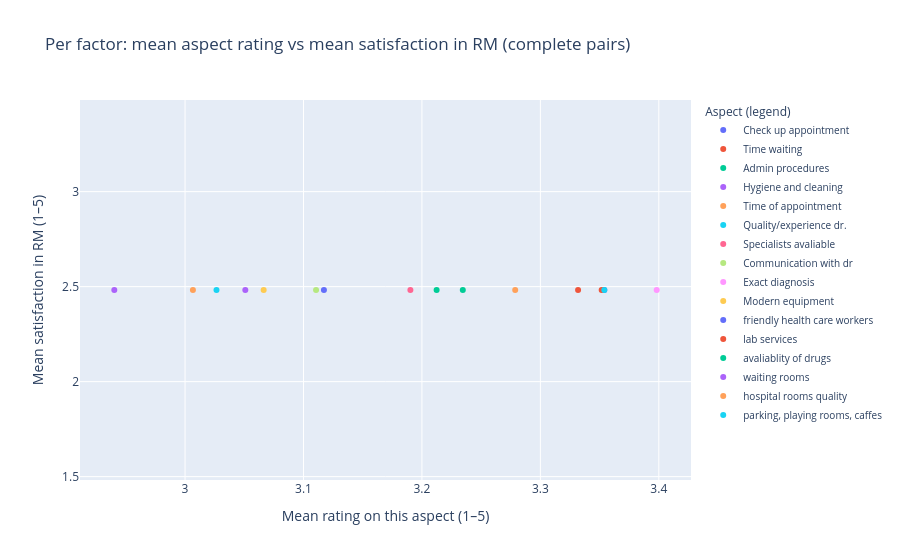

The notebook cell this image was saved under:
### Code cell
# Scatter: one point per factor — compares mean aspect rating (x) to mean RM satisfaction (y)
# using only rows where both that aspect and RM satisfaction are non-missing.
# color="Factor" adds a legend that keys each point to its aspect name.

sat = "satisfaction in RM"
predictors = [c for c in df.columns if c != sat]

scatter_rows = []
for p in predictors:
    sub = df[[sat, p]].dropna()
    scatter_rows.append(
        {
            "Factor": p,
            "mean_aspect": sub[p].mean(),
            "mean_rm_satisfaction": sub[sat].mean(),
        }
    )
scatter_df = pd.DataFrame(scatter_rows)

fig2 = px.scatter(
    scatter_df,
    x="mean_aspect",
    y="mean_rm_satisfaction",
    color="Factor",
    hover_name="Factor",
    title="Per factor: mean aspect rating vs mean satisfaction in RM (complete pairs)",
    labels={
        "mean_aspect": "Mean rating on this aspect (1–5)",
        "mean_rm_satisfaction": "Mean satisfaction in RM (1–5)",
        "Factor": "Hospital aspect",
    },
)
fig2.update_layout(
    legend=dict(
        title=dict(text="Aspect (legend)"),
        tracegroupgap=0,
        font=dict(size=10),
        yanchor="top",
        y=1,
        x=1.02,
        xanchor="left",
    ),
    margin=dict(r=200),
)
fig2.show()

### Figure 1 — Plotly figure (JSON) as saved in the notebook; plotly's stock layout.template omitted (floating-point values rounded to 4 significant figures)
{"data": [{"hovertemplate": "<b>%{hovertext}</b><br><br>Hospital aspect=Check up appointment<br>Mean rating on this aspect (1–5)=%{x}<br>Mean satisfaction in RM (1–5)=%{y}<extra></extra>", "hovertext": ["Check up appointment"], "legendgroup": "Check up appointment", "marker": {"color": "#636efa", "symbol": "circle"}, "mode": "markers", "name": "Check up appointment", "orientation": "v", "showlegend": true, "type": "scatter", "x": [3.354], "xaxis": "x", "y": [2.482], "yaxis": "y"}, {"hovertemplate": "<b>%{hovertext}</b><br><br>Hospital aspect=Time waiting<br>Mean rating on this aspect (1–5)=%{x}<br>Mean satisfaction in RM (1–5)=%{y}<extra></extra>", "hovertext": ["Time waiting"], "legendgroup": "Time waiting", "marker": {"color": "#EF553B", "symbol": "circle"}, "mode": "markers", "name": "Time waiting", "orientation": "v", "showlegend": true, "type": "scatter", "x": [3.352], "xaxis": "x", "y": [2.482], "yaxis": "y"}, {"hovertemplate": "<b>%{hovertext}</b><br><br>Hospital aspect=Admin procedures<br>Mean rating on this aspect (1–5)=%{x}<br>Mean satisfaction in RM (1–5)=%{y}<extra></extra>", "hovertext": ["Admin procedures"], "legendgroup": "Admin procedures", "marker": {"color": "#00cc96", "symbol": "circle"}, "mode": "markers", "name": "Admin procedures", "orientation": "v", "showlegend": true, "type": "scatter", "x": [3.235], "xaxis": "x", "y": [2.482], "yaxis": "y"}, {"hovertemplate": "<b>%{hovertext}</b><br><br>Hospital aspect=Hygiene and cleaning<br>Mean rating on this aspect (1–5)=%{x}<br>Mean satisfaction in RM (1–5)=%{y}<extra></extra>", "hovertext": ["Hygiene and cleaning"], "legendgroup": "Hygiene and cleaning", "marker": {"color": "#ab63fa", "symbol": "circle"}, "mode": "markers", "name": "Hygiene and cleaning", "orientation": "v", "showlegend": true, "type": "scatter", "x": [2.94], "xaxis": "x", "y": [2.482], "yaxis": "y"}, {"hovertemplate": "<b>%{hovertext}</b><br><br>Hospital aspect=Time of appointment<br>Mean rating on this aspect (1–5)=%{x}<br>Mean satisfaction in RM (1–5)=%{y}<extra></extra>", "hovertext": ["Time of appointment"], "legendgroup": "Time of appointment", "marker": {"color": "#FFA15A", "symbol": "circle"}, "mode": "markers", "name": "Time of appointment", "orientation": "v", "showlegend": true, "type": "scatter", "x": [3.279], "xaxis": "x", "y": [2.482], "yaxis": "y"}, {"hovertemplate": "<b>%{hovertext}</b><br><br>Hospital aspect=Quality/experience dr.<br>Mean rating on this aspect (1–5)=%{x}<br>Mean satisfaction in RM (1–5)=%{y}<extra></extra>", "hovertext": ["Quality/experience dr."], "legendgroup": "Quality/experience dr.", "marker": {"color": "#19d3f3", "symbol": "circle"}, "mode": "markers", "name": "Quality/experience dr.", "orientation": "v", "showlegend": true, "type": "scatter", "x": [3.354], "xaxis": "x", "y": [2.482], "yaxis": "y"}, {"hovertemplate": "<b>%{hovertext}</b><br><br>Hospital aspect=Specialists avaliable<br>Mean rating on this aspect (1–5)=%{x}<br>Mean satisfaction in RM (1–5)=%{y}<extra></extra>", "hovertext": ["Specialists avaliable"], "legendgroup": "Specialists avaliable", "marker": {"color": "#FF6692", "symbol": "circle"}, "mode": "markers", "name": "Specialists avaliable", "orientation": "v", "showlegend": true, "type": "scatter", "x": [3.19], "xaxis": "x", "y": [2.482], "yaxis": "y"}, {"hovertemplate": "<b>%{hovertext}</b><br><br>Hospital aspect=Communication with dr<br>Mean rating on this aspect (1–5)=%{x}<br>Mean satisfaction in RM (1–5)=%{y}<extra></extra>", "hovertext": ["Communication with dr"], "legendgroup": "Communication with dr", "marker": {"color": "#B6E880", "symbol": "circle"}, "mode": "markers", "name": "Communication with dr", "orientation": "v", "showlegend": true, "type": "scatter", "x": [3.111], "xaxis": "x", "y": [2.482], "yaxis": "y"}, {"hovertemplate": "<b>%{hovertext}</b><br><br>Hospital aspect=Exact diagnosis<br>Mean rating on this aspect (1–5)=%{x}<br>Mean satisfaction in RM (1–5)=%{y}<extra></extra>", "hovertext": ["Exact diagnosis"], "legendgroup": "Exact diagnosis", "marker": {"color": "#FF97FF", "symbol": "circle"}, "mode": "markers", "name": "Exact diagnosis", "orientation": "v", "showlegend": true, "type": "scatter", "x": [3.398], "xaxis": "x", "y": [2.482], "yaxis": "y"}, {"hovertemplate": "<b>%{hovertext}</b><br><br>Hospital aspect=Modern equipment<br>Mean rating on this aspect (1–5)=%{x}<br>Mean satisfaction in RM (1–5)=%{y}<extra></extra>", "hovertext": ["Modern equipment"], "legendgroup": "Modern equipment", "marker": {"color": "#FECB52", "symbol": "circle"}, "mode": "markers", "name": "Modern equipment", "orientation": "v", "showlegend": true, "type": "scatter", "x": [3.066], "xaxis": "x", "y": [2.482], "yaxis": "y"}, {"hovertemplate": "<b>%{hovertext}</b><br><br>Hospital aspect=friendly health care workers<br>Mean rating on this aspect (1–5)=%{x}<br>Mean satisfaction in RM (1–5)=%{y}<extra></extra>", "hovertext": ["friendly health care workers"], "legendgroup": "friendly health care workers", "marker": {"color": "#636efa", "symbol": "circle"}, "mode": "markers", "name": "friendly health care workers", "orientation": "v", "showlegend": true, "type": "scatter", "x": [3.117], "xaxis": "x", "y": [2.482], "yaxis": "y"}, {"hovertemplate": "<b>%{hovertext}</b><br><br>Hospital aspect=lab services<br>Mean rating on this aspect (1–5)=%{x}<br>Mean satisfaction in RM (1–5)=%{y}<extra></extra>", "hovertext": ["lab services"], "legendgroup": "lab services", "marker": {"color": "#EF553B", "symbol": "circle"}, "mode": "markers", "name": "lab services", "orientation": "v", "showlegend": true, "type": "scatter", "x": [3.332], "xaxis": "x", "y": [2.482], "yaxis": "y"}, {"hovertemplate": "<b>%{hovertext}</b><br><br>Hospital aspect=avaliablity of drugs<br>Mean rating on this aspect (1–5)=%{x}<br>Mean satisfaction in RM (1–5)=%{y}<extra></extra>", "hovertext": ["avaliablity of drugs"], "legendgroup": "avaliablity of drugs", "marker": {"color": "#00cc96", "symbol": "circle"}, "mode": "markers", "name": "avaliablity of drugs", "orientation": "v", "showlegend": true, "type": "scatter", "x": [3.212], "xaxis": "x", "y": [2.482], "yaxis": "y"}, {"hovertemplate": "<b>%{hovertext}</b><br><br>Hospital aspect=waiting rooms<br>Mean rating on this aspect (1–5)=%{x}<br>Mean satisfaction in RM (1–5)=%{y}<extra></extra>", "hovertext": ["waiting rooms"], "legendgroup": "waiting rooms", "marker": {"color": "#ab63fa", "symbol": "circle"}, "mode": "markers", "name": "waiting rooms", "orientation": "v", "showlegend": true, "type": "scatter", "x": [3.051], "xaxis": "x", "y": [2.482], "yaxis": "y"}, {"hovertemplate": "<b>%{hovertext}</b><br><br>Hospital aspect=hospital rooms quality<br>Mean rating on this aspect (1–5)=%{x}<br>Mean satisfaction in RM (1–5)=%{y}<extra></extra>", "hovertext": ["hospital rooms quality"], "legendgroup": "hospital rooms quality", "marker": {"color": "#FFA15A", "symbol": "circle"}, "mode": "markers", "name": "hospital rooms quality", "orientation": "v", "showlegend": true, "type": "scatter", "x": [3.007], "xaxis": "x", "y": [2.482], "yaxis": "y"}, {"hovertemplate": "<b>%{hovertext}</b><br><br>Hospital aspect=parking, playing rooms, caffes<br>Mean rating on this aspect (1–5)=%{x}<br>Mean satisfaction in RM (1–5)=%{y}<extra></extra>", "hovertext": ["parking, playing rooms, caffes"], "legendgroup": "parking, playing rooms, caffes", "marker": {"color": "#19d3f3", "symbol": "circle"}, "mode": "markers", "name": "parking, playing rooms, caffes", "orientation": "v", "showlegend": true, "type": "scatter", "x": [3.027], "xaxis": "x", "y": [2.482], "yaxis": "y"}], "layout": {"legend": {"font": {"size": 10}, "title": {"text": "Aspect (legend)"}, "tracegroupgap": 0, "x": 1.02, "xanchor": "left", "y": 1, "yanchor": "top"}, "margin": {"r": 200}, "title": {"text": "Per factor: mean aspect rating vs mean satisfaction in RM (complete pairs)"}, "xaxis": {"anchor": "y", "domain": [0, 1], "title": {"text": "Mean rating on this aspect (1–5)"}}, "yaxis": {"anchor": "x", "domain": [0, 1], "title": {"text": "Mean satisfaction in RM (1–5)"}}}}
